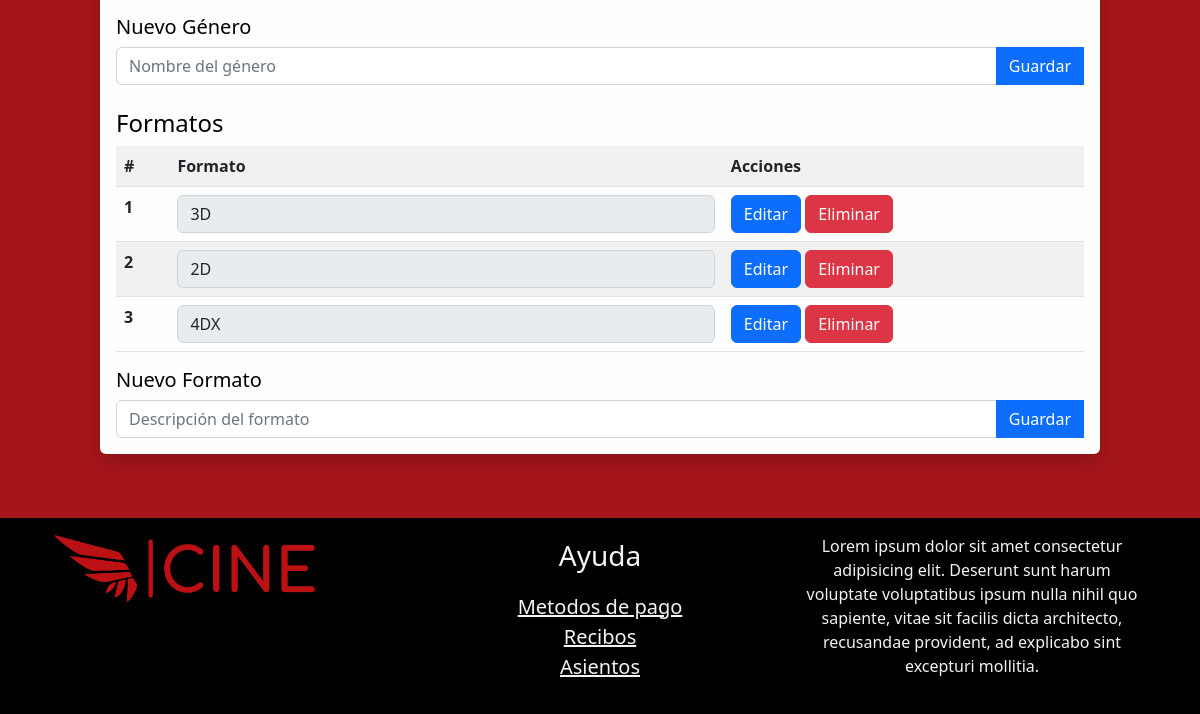
The app's page /administracion.php (signed in, lower part), older data.
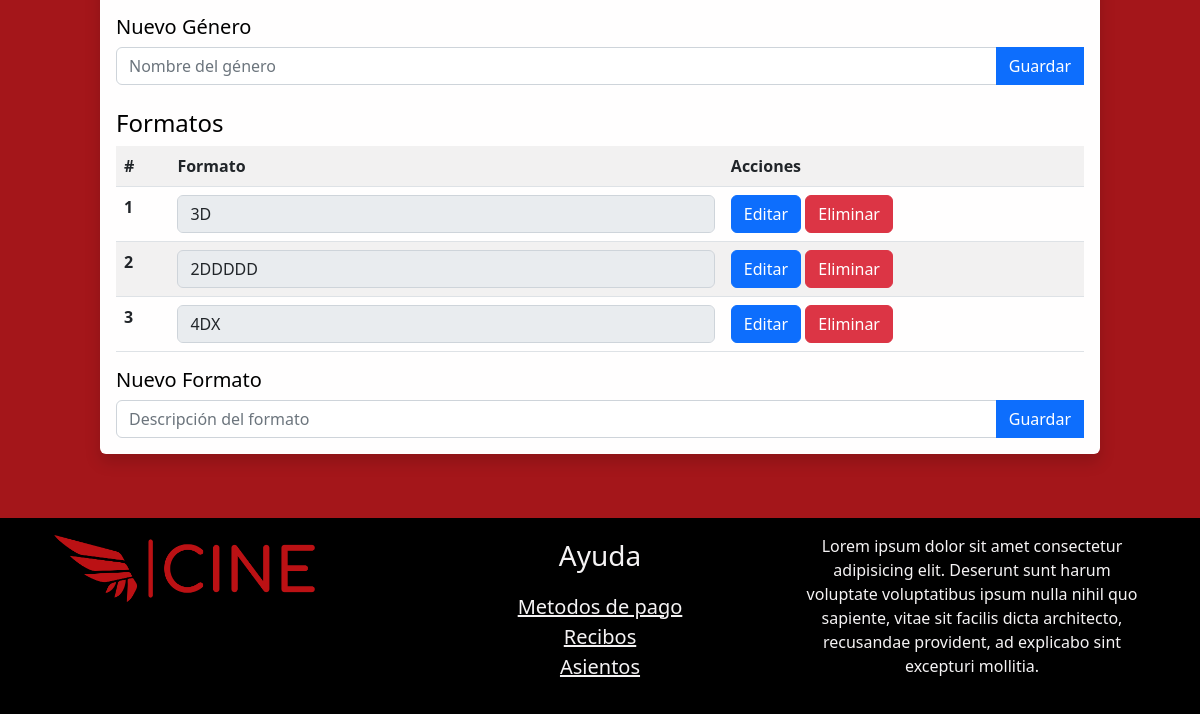
The same page, newer data.
### tables this page shows
CREATE TABLE `formatos` (
  `formato_id` int(11) NOT NULL,
  `formato` varchar(20) DEFAULT NULL
);

### administracion.php (the view, shortened to what this page needs)
<!DOCTYPE html>
<html lang="en">
<head>
  <link href="https://cdn.jsdelivr.net/npm/bootstrap@5.2.2/dist/css/bootstrap.min.css" rel="stylesheet"
>
  <link rel="stylesheet" href="styles.css">
  <link rel="stylesheet" href="administracion.css">
</head>
<body>
  <?php include 'Layout/header.php'; ?>
  <main class="w-100 py-5 color-black d-flex justify-content-center">
    <div id="ventana_admin" class="container rounded shadow d-flex flex-column col-11 col-md-10">
      <?php if (!isset($_GET["pelicula"])) { ?>
      <br>
      <br>
      <br>
      <section id="section-generos">
        <form action="abm.php" method="post" id="form-nuevo-genero">
          <h5> Nuevo Género </h5>
          <div class="input-group">
            <input type="text" name="genero" placeholder="Nombre del género" class="form-control" required>
            <button type="submit" class="btn btn-primary"> Guardar </button>
          </div>
        </form>
      </section>
      <br>
      <section id="section-formatos">
        <h4> Formatos </h4>
        <form id="form-formatos" action="abm.php" method="post">
          <table class="table table-striped">
            <tr>
              <th> # </th>
              <th> Formato </th>
              <th> Acciones </th>
            </tr>
            <?php
        $res = $conn->query("SELECT formato_id, formato FROM formatos;");
        if ($res->num_rows > 0) {
          while ($row = $res->fetch_assoc()) {
            echo "<tr>";
            echo "  <th>" . $row["formato_id"] . "</th>";
            echo "  <td><input id='formato-" . $row["formato_id"] . "' name='formato-" . $row["formato_id"] . "' value='" . $row["formato"] . "' class='form-control' disabled></td>";
            echo "  <td>";
            echo "    <button type='button' id='modificar-formato-" . $row["formato_id"] . "' onclick='modificarFormato(" . $row["formato_id"] . ")'";
            echo "    class='btn btn-primary'> Editar </button>";
            echo "    <button type='button' id='eliminar-formato-" . $row["formato_id"] . "' name='seleccion' onclick='eliminarFormato(" . $row["formato_id"] . ")'";
            echo "    class='btn btn-danger'> Eliminar </button>";
            echo "  </td>";
            echo "</tr>";
          }
        }
            ?>
          </table>
        </form>
        <form action="abm.php" method="post" id="form-nuevo-formato">
          <h5> Nuevo Formato </h5>
          <div class="input-group">
            <input type="text" name="formato" placeholder="Descripción del formato" class="form-control" required>
            <button type="submit" class="btn btn-primary"> Guardar </button>
          </div>
        </form>
      </section>
      <?php } ?>
    </div>
  </main>
  <?php include 'Layout/footer.php'; ?>
</body>
</html>

Row changes from the older to the newer data that the page shows:
changed formatos id 2: formato "2D" → "2DDDDD"
